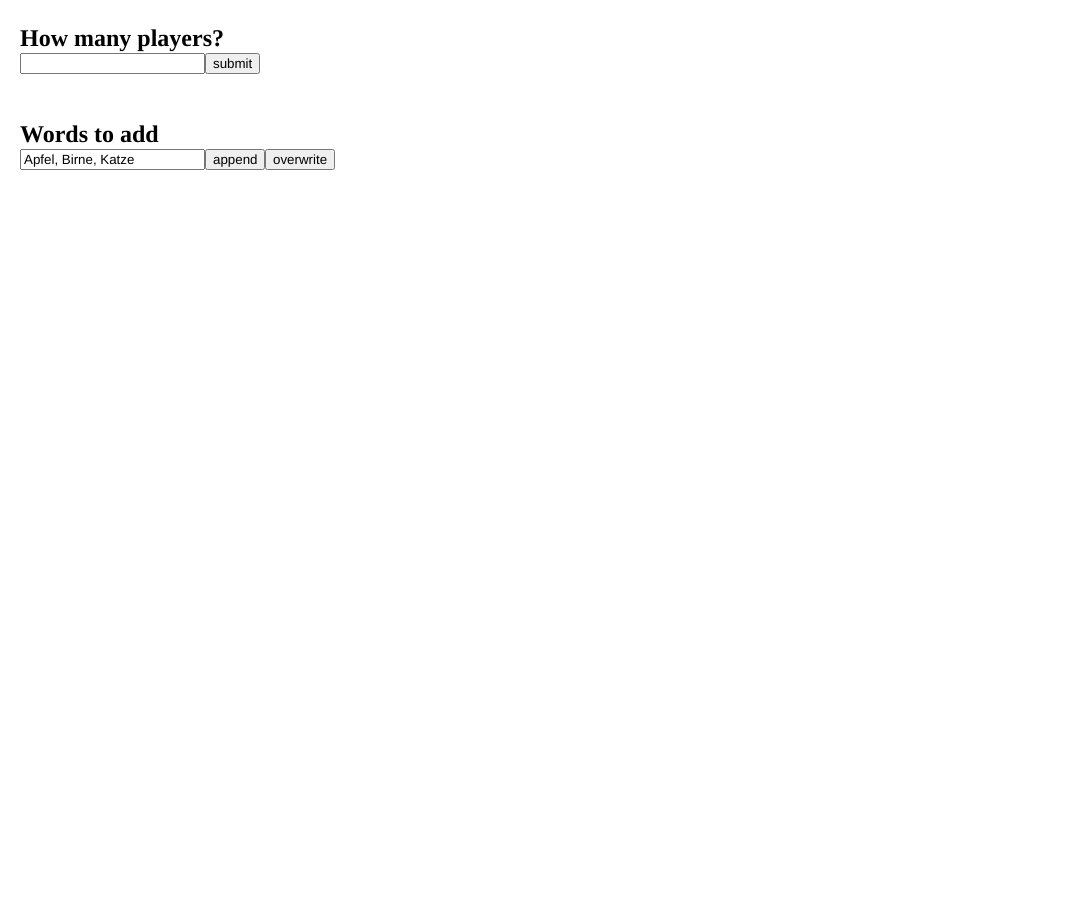
Frame 1 (no input)
Frame 60 (no input): identical to frame 1, image omitted
Frame 120 (the mouse pressed at the canvas centre since frame 60): identical to frame 1, image omitted

The p5.js sketch that drew this single still picture (run headless with seeded random() and noise() and a simulated clock; from frame 60 on, the mouse is pressed at the canvas centre):

// p5.js sketch
// ── sketch.js
// Define the global variables: input, button, and greeting.
let playerInput;
let button;
let greeting;
let players = new Array();
let playerButtons = new Array()
let germanWords = [
  "Selfie", "Döner", "Bierpong", "Netflix", "WhatsApp", "Sneaker", "Hoodie", "Tattoo", "Bagger", "Festival",
  "Meme", "Emoji", "Kaffeemaschine", "Chips", "Liegestuhl", "Kaktus", "Unicorn", "Zombie", "Pantomime", "Yoga",
  "Trampolin", "Powerbank", "Sonnenbrille", "Grillparty", "DJ", "Bouncer", "Kopfhörer", "Cocktail", "Bananenbrot", "TikTok",
  "Gönn dir", "Gamer", "Screenshot", "Eiscreme", "Lasagne", "Karaoke", "Sushi", "Tatort", "Buchclub", "Kneipe",
  "Zoom", "Balkonien", "Sneakerhead", "Instagram", "Filterkaffee", "Aperol", "Jogginghose", "Serienmarathon", "Kuscheldecke", "Tinder",
  "Ghosten", "Couch", "Binge", "Streetfood", "Glitzer", "WLAN", "Festivalbändchen", "Kaugummi", "Slush", "Kopfkino",
  "Haargummi", "Plastikbesteck", "Kellerkind", "Snackautomat", "Fritteuse", "Badeente", "Kaktus", "Helium", "Marshmallow", "Kartoffel",
  "Frisbee", "Wasserpistole", "Einrad", "Lippenstift", "Brezel", "Flipflops", "Hängematte", "Pizzakarton", "Büroklammer", "Riesenrad",
  "Luftmatratze", "Flamingo", "Festivalzelt", "Kichererbse", "Sockenmonster", "Schokokeks", "Popcorn", "Badehose", "Schlafsack", "Gummibärchen",
  "Staubsauger", "Cornflakes", "Schnitzel", "Klobürste", "Lippenbalsam", "Bobbycar", "Lieblingslied", "Pizzaschneider", "Duschgel", "Kekskrümel",
  "Ventilator", "Funkgerät", "Roller", "Seifenblase", "Wackelpudding", "Beamer", "USB-Stick", "Gartenzwerg", "Wasserkocher", "Papiertüte",
  "Spaghetti", "Autokino", "Einkaufswagen", "Feuerzeug", "Kissen", "Nagellack", "Klobrille", "Socken", "Currywurst", "Erdnussbutter",
  "Rollschuhe", "Wäscheleine", "Käsebrot", "Pflanze", "Weinglas", "Föhn", "Schlittschuh", "Eiswürfel", "Pfandflasche", "Toaster",
  "Sonnencreme", "Haarspray", "Schneekugel", "Schlüsselanhänger", "Smartwatch", "Lichterkette", "Zahnbürste", "Handyladekabel", "Pfannkuchen", "Spiegelschrank",
  "Mikrowelle", "Schlafbrille", "Joghurt", "Bürostuhl", "Mülleimer", "Espressokocher", "Waschbär", "Hafermilch", "Besen", "Milchshake",
  "Lichterkette", "Tacker", "Hula-Hoop", "Reis", "Fidget Spinner", "Gitarre", "Muskelkater", "Trinkflasche", "Schlafanzug", "Jogurtbecher",
  "Katzenvideo", "Luftballon", "Fruchtgummi", "Badeanzug", "Hula-Hoop", "Kugelschreiber", "Zahnseide", "Autotür", "Schreibblock", "Nagelschere",
  "Waschmaschine", "Backofen", "Grashalm", "Flaschenöffner", "Hausschuh", "Sandburg", "Postkarte", "Kronkorken", "Laterne", "Wischmopp",
  "Keksdose", "Buchstabe", "Hängeschrank", "Duschvorhang", "Knallfrosch", "Strohhalm", "Klebeband", "Tischtennis", "Sonnenuntergang", "Espresso",
  "Mülleimer", "Fernbedienung", "Kaffeetasse", "Handcreme", "Fahrradklingel", "Eierschneider", "Ketchup", "Waschlappen", "Gemüsespieß", "Besenstiel",
  "Korkenzieher", "Topflappen", "Heizdecke", "Zitronenpresse", "Kartenspiel", "Flaschengeist", "Kreide", "Pinsel", "Sektglas", "Tupperdose"
];
let word;
let displayText = "";
let showText = true;

function setup() {
  createCanvas(windowWidth-windowWidth*0.1, windowHeight-windowHeight*0.1);
  background(255);

  // Use the greeting variable to ask for the person's name.
  greeting = createElement('h2', 'How many players?');
  greeting.position(20, 5);

  // Create the input and button in the canvas.
  playerInput = createInput();
  playerInput.position(20, greeting.y+greeting.height + playerInput.height);

  button = createButton('submit');
  button.position(playerInput.x + playerInput.width, greeting.y+greeting.height + playerInput.height);
  
  wordListText = createElement("h2", "Words to add")
  wordListText.position(20, button.y+button.height + wordListText.height)
  
  wordListInput = createInput("Apfel, Birne, Katze")
  wordListInput.position(20, wordListText.y+wordListText.height + wordListInput.height)
  
  wordListButton1 = createButton("append")
  wordListButton1.position(wordListInput.x + wordListInput.width, wordListText.y+wordListText.height + wordListInput.height)
  
  wordListButton2 = createButton("overwrite")
  wordListButton2.position(wordListInput.x + wordListInput.width + wordListButton1.width, wordListText.y+wordListText.height + wordListInput.height)

  button.mousePressed(game);
  wordListButton1.mousePressed(() => appendList(wordListInput.value()))
  wordListButton2.mousePressed(() => overwrite(wordListInput.value()))
  
  
  playerInput.changed(game);
}

function draw(){
  background(255)
  console.log("everstime")
  if (showText) {
    console.log("show")
    textSize(32);
    fill(0);
    textAlign(CENTER, CENTER);
    text(displayText, width / 2, height / 2);
  }
}

function game() {
  
  word = random(germanWords)
  background(255);
  greeting.remove()
  playerInput.remove()
  button.remove()
  wordListText.remove()
  wordListInput.remove()
  wordListButton1.remove()
  wordListButton2.remove()
  
  console.log(germanWords, word)
  
  let playerCount = playerInput.value();
  
  
  for (let i = 0; i < playerCount; i++){
    players.push(0)
    let button = createButton(String(i+1))
    button.mousePressed(() => handleButtonPress(i));
    playerButtons.push(button)
  }
  let imposter = floor(random()*playerCount)
  players[imposter] = 1;

  
  for(let i = 0; i < players.length; i++){
    playerButtons[i].position(windowWidth*0.2+i*70, 50)
  }
}

function appendList(i){
  germanWords = germanWords.concat(i.split(", "))
}

function overwrite(i){
  germanWords = i.split(", ")
}
function handleButtonPress(i){
  console.log(players[i], word)
  if (players[i] == 0) {
    displayText = word;
  } else {
    console.log("here")
    displayText = "Imposter!";
  }
  showText = true;

  // Show for 2 seconds, then clear and resume draw loop
  setTimeout(() => {
    showText = false;
    redraw();
  }, 2000);
  
}
// ── style.css
body {
  font-family: 'Segoe UI', Tahoma, Geneva, Verdana, sans-serif;
  background: #f5f7fa;
  padding:none;
  color: #333;
}

h2 {
  font-weight: 600;
  font-size: 2rem;
  color: #222;
  margin-bottom: 1rem;
  letter-spacing: 0.03em;
}

input[type="text"] {
  width: 250px;
  padding: 0.5rem 1rem;
  font-size: 1rem;
  border: 2px solid #ddd;
  border-radius: 6px;
  outline-offset: 2px;
  transition: border-color 0.3s ease, box-shadow 0.3s ease;
}
input[type="text"]:focus {
  border-color: #4a90e2;
  box-shadow: 0 0 8px rgba(74, 144, 226, 0.4);
}

button {
  background-color: #4a90e2;
  color: white;
  border: none;
  padding: 0.65rem 1.5rem;
  font-size: 1rem;
  font-weight: 600;
  border-radius: 6px;
  cursor: pointer;
  box-shadow: 0 4px 10px rgba(74, 144, 226, 0.3);
  transition: background-color 0.3s ease, box-shadow 0.3s ease;
}
button:hover {
  background-color: #357ABD;
  box-shadow: 0 6px 14px rgba(53, 122, 189, 0.4);
}
